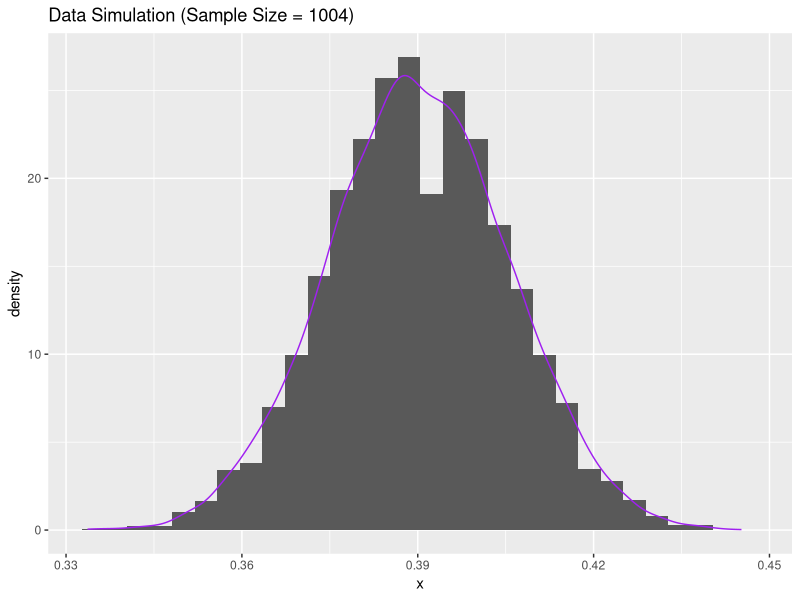
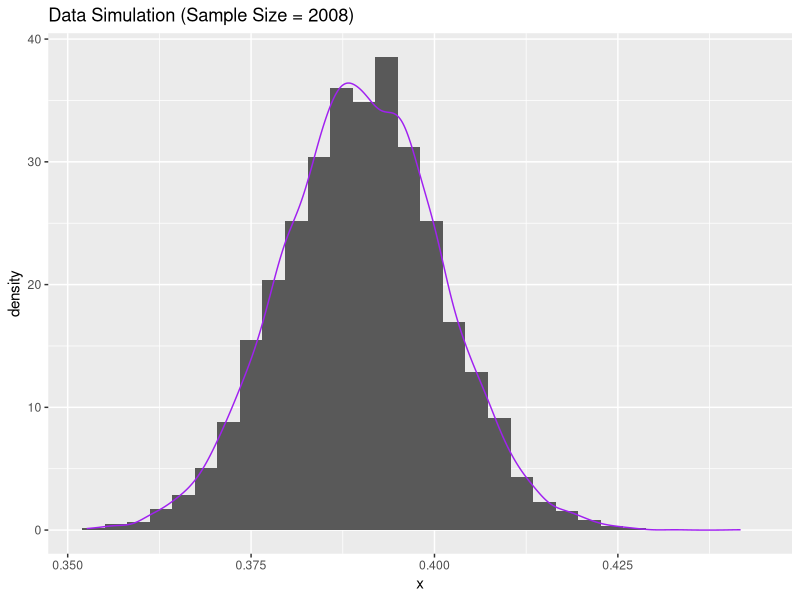

Generate these figures, in order, with R:
####################################################################################################
# Lab 10

library(tidyverse)
####################################################################################################
# Task 1: Basic Simulation

# Use rbinom() to generate data
data_simulation_1 <- tibble(x=rbinom(10000, size = 1004, prob = 0.39)) /1004

# Plot a histogram of the data
ggplot(data = data_simulation_1, aes(x = x)) +
  geom_histogram(
    aes(y = ..density..),  
  ) +
  geom_density(
    color = "purple"
  ) +
  ggtitle("Data Simulation (Sample Size = 1004)")
  
# Shape is unimodal and centered around x=0.39 
# mean(data_simulation_1$x)


# What is the range of the middle 95%?

lower_bound <- quantile(data_simulation_1$x, 0.025) 
upper_bound <- quantile(data_simulation_1$x, 0.975) 
middle_range <- upper_bound - lower_bound

# Range of middle 95% is ~0.06

margin_of_error = middle_range/2

# Margin of error is ~0.03

# This margin of error of ~3% is better than Gallup's margin of error of 4%


###########################################################

# Task 1 Part 2: Repeat Simulation for Double Sample Size 

data_simulation_2 <- tibble(x=rbinom(10000, size = 1004*2, prob = 0.39)) /(1004*2)

# Plot a histogram of the data
ggplot(data = data_simulation_2, aes(x = x)) +
  geom_histogram(
    aes(y = ..density..),  
  ) +
  geom_density(
    color = "purple"
  ) + 
  ggtitle("Data Simulation (Sample Size = 2008)")


# Shape is unimodal and centered around x=0.78 
# mean(data_simulation_2$x)


# What is the range of the middle 95%?

lower_bound_2 <- quantile(data_simulation_2$x, 0.025) 
upper_bound_2 <- quantile(data_simulation_2$x, 0.975) 
middle_range_2 <- upper_bound_2 - lower_bound_2

# Range is ~0.06

margin_of_error_2 = middle_range_2/2

# Margin of error is ~2%

# This margin of error of ~2% is about equal to Gallup's margin of error of 2%



####################################################################################################
# Task 2: Resampling

# Create a df containing data from Gallup Survey

gallup_data <- tibble(
  response = c(rep(1, 319), rep(2, 592), rep(0, 20))
)

# Perform Resampling
R = 10000
for( i in 1:R){
# Take a resample
resample <- sample(x = gallup_data$response,
                  size = 1004,
                  replace = T) 
  
  resample_data <- tibble(resample) 
  
# Get Proportion
  proportion_of_1s <- mean(gallup_data$response == 1)
}
